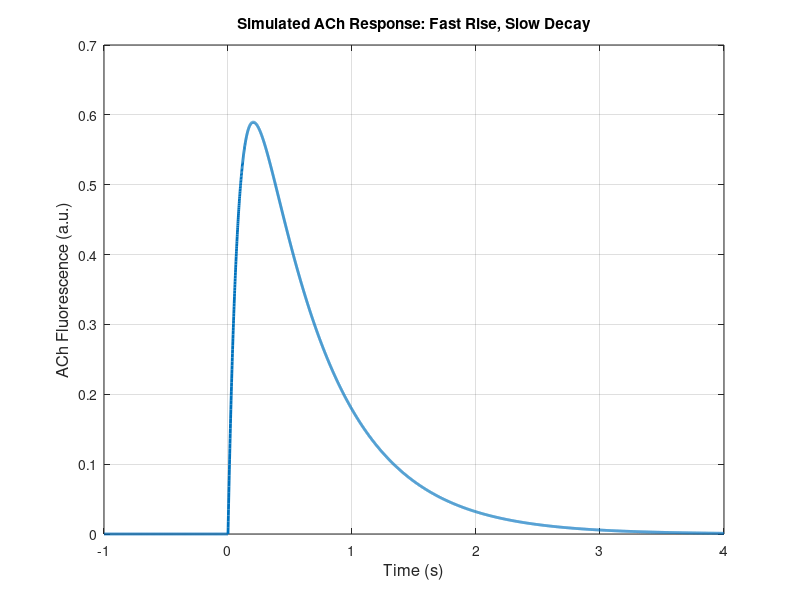
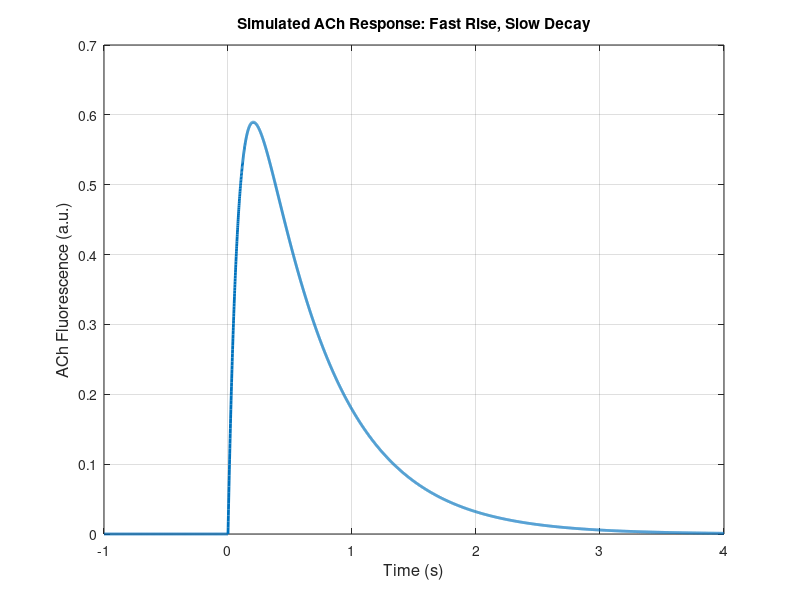

The MATLAB source for these figures, in order:
%% Modelling ACh increase and decrease
% Xiong Xiao, 05/14/2025 @Shanghai
clear,clc; close all

%% Simulation of ACh response
% Time vector (in seconds)
t = 0:0.001:5;  % 5 seconds at 1 ms resolution

% Parameters
t_on = 1;         % Time of stimulus onset
amp = 1;          % Peak amplitude of ACh response
tau_rise = 0.112;   % Rise time constant (seconds) - fast
tau_decay = 0.580;  % Decay time constant (seconds) - slow

% Create ACh response
ach = zeros(size(t));
idx = t >= t_on;
t_shifted = t(idx) - t_on;

% Bi-exponential function: fast rise, slow decay
ach(idx) = amp * (1 - exp(-t_shifted / tau_rise)) .* exp(-t_shifted / tau_decay);

% Plot the ACh trace
figure('Position', [200, 200, 500, 400]);
plot(t - t_on, ach, 'LineWidth', 2);
xlabel('Time (s)', 'FontSize', 12);
ylabel('ACh Fluorescence (a.u.)', 'FontSize', 12);
title('Simulated ACh Response: Fast Rise, Slow Decay');
grid on;

print('-dpng','ACh_rise_decay_curve')
print('-dpdf','ACh_rise_decay_curve')
